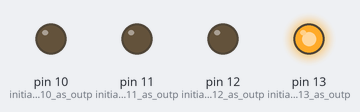
Bench run of a sketch on a simulated Arduino Uno, built with avr-gcc and run on an emulated ATmega328P. Shown: output pins drawn as LEDs (lit = HIGH).

Above: at 0.05 s.
At 0.25 s:
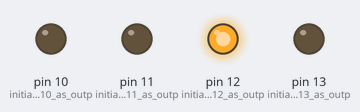
At 0.75 s:
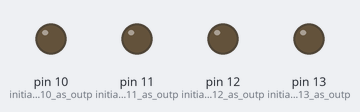
At 1.45 s:
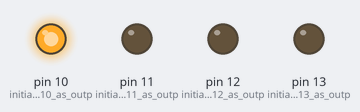
At 2.85 s:
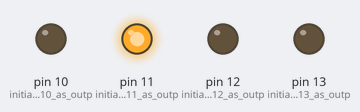
Timing chart, 0 to 3.1 s (numbered marks = the images above):
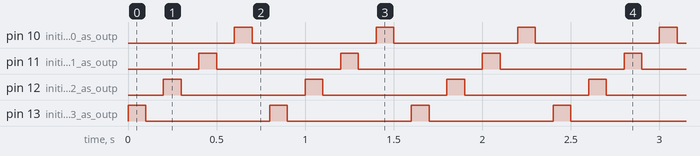

The sketch:

LED_Chasing_program_2.ino
```cpp
void setup() {
  pinMode(13, OUTPUT);  // initialize pin 13 as output.
  pinMode(12, OUTPUT);  // initialize pin 12 as output.
  pinMode(11, OUTPUT);  // initialize pin 11 as output.
  pinMode(10, OUTPUT);  // initialize pin 10 as output.
}

void loop() {
  // put your main code here, to run repeatedly:
digitalWrite(13, 1); // Turn on the LED 13
delay (100);   // wait for a second
digitalWrite(13,0); // Turn off the LED 13
delay (100);  // wait for a second
digitalWrite(12, 1); // Turn on the LED 12
delay (100);  // wait for a second
digitalWrite(12,0); // Turn off the LED 12
delay (100);   // wait for a second
digitalWrite(11, 1); // Turn on the LED 11
delay (100);  // wait for a second
digitalWrite(11,0); // Turn off the LED 11
delay (100);  // wait for a second
digitalWrite(10, 1); // Turn on the LED 10
delay (100);  // wait for a second
digitalWrite(10,0); // Turn off the LED 10
delay (100);  // wait for a second
}
```

Measured:
- by itself, pin 10 (initialize_pin_10_as_outp), pin 11 (initialize_pin_11_as_outp), pin 12 (initialize_pin_12_as_outp), pin 13 (initialize_pin_13_as_outp): alternates HIGH for 0.10 s and LOW for 0.70 s
